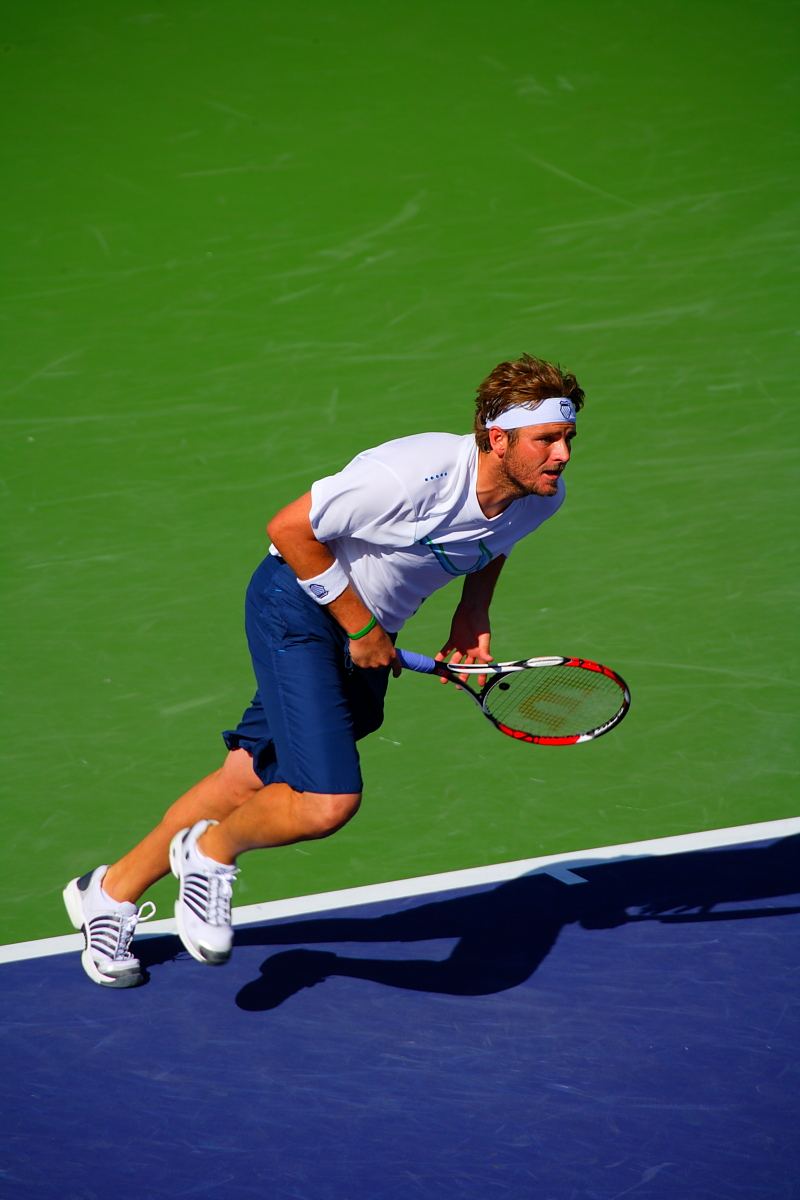
#> input picture freddy/freddy/media/photologue/photos/0D3N0140.JPG, 800 x 1200 px
$ python pilprint.py ../freddy/freddy/media/photologue/photos/0D3N0140.JPG
#> lines starting #> are read from the running program, lines starting #| are printed output that depends on the picture
#!/home/null/freddy/bin/python
#
# The Python Imaging Library.
# $Id$
#
# print image files to postscript printer
#
# History:
# 0.1   1996-04-20 fl   Created
# 0.2   1996-10-04 fl   Use draft mode when converting.
# 0.3   2003-05-06 fl   Fixed a typo or two.
#

from __future__ import print_function

VERSION = "pilprint 0.3/2003-05-05"

from PIL import Image
from PIL import PSDraw

letter = ( 1.0*72, 1.0*72, 7.5*72, 10.0*72 )

def description(file, image):
    import os
    title = os.path.splitext(os.path.split(file)[1])[0]
    format = " (%dx%d "
    if image.format:
        format = " (" + image.format + " %dx%d "
    return title + format % image.size + image.mode + ")"

import getopt, os, sys

if len(sys.argv) == 1:
    print("PIL Print 0.2a1/96-10-04 -- print image files")
    print("Usage: pilprint files...")
    print("Options:")
    print("  -c            colour printer (default is monochrome)")
    print("  -p            print via lpr (default is stdout)")
    print("  -P <printer>  same as -p but use given printer")
    sys.exit(1)

try:
    opt, argv = getopt.getopt(sys.argv[1:], "cdpP:")
except getopt.error as v:
    print(v)
    sys.exit(1)

printer = None # print to stdout
monochrome = 1 # reduce file size for most common case

for o, a in opt:
    if o == "-d":
        # debug: show available drivers
        Image.init()
        print(Image.ID)
        sys.exit(1)
    elif o == "-c":
        # colour printer
        monochrome = 0
    elif o == "-p":
        # default printer channel
        printer = "lpr"
    elif o == "-P":
        # printer channel
        printer = "lpr -P%s" % a

for file in argv:
    try:

        im = Image.open(file)
#> im is the input picture: PIL image 800x1200 RGB; mean R, G, B 65.2, 100.8, 60.1

        title = description(file, im)
#> title = '0D3N0140 (JPEG 800x1200 RGB)'

        if monochrome and im.mode not in ["1", "L"]:
            im.draft("L", im.size)
            im = im.convert("L")
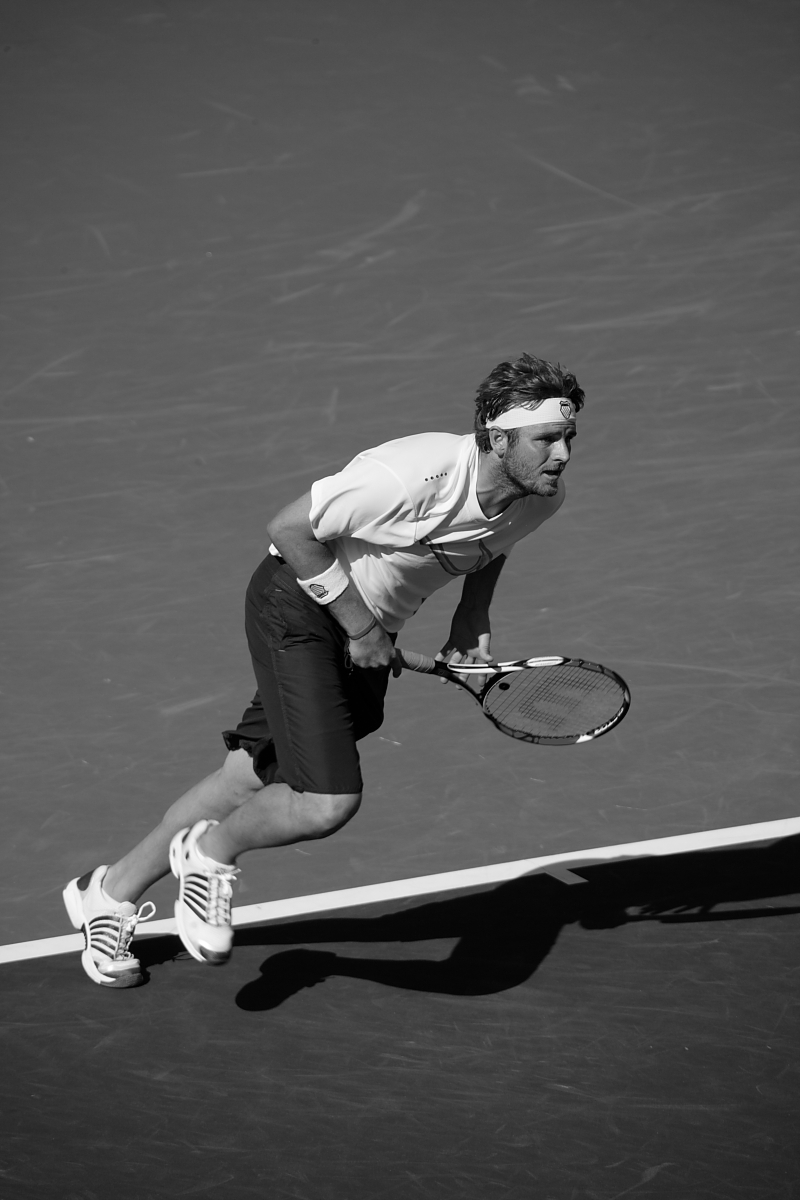
#> im: PIL image 800x1200 L; min 0, max 255, mean 85.5

        if printer:
            fp = os.popen(printer, "w")
        else:
            fp = sys.stdout

        ps = PSDraw.PSDraw(fp)

        ps.begin_document()
        ps.setfont("Helvetica-Narrow-Bold", 18)
        ps.text((letter[0], letter[3]+24), title)
        ps.setfont("Helvetica-Narrow-Bold", 8)
        ps.text((letter[0], letter[1]-30), VERSION)
        ps.image(letter, im)
        ps.end_document()

    except:
        print("cannot print image", end=' ')
        print("(%s:%s)" % (sys.exc_info()[0], sys.exc_info()[1]))

$ run again, on freddy/freddy/media/photologue/photos/0D3N9869.JPG
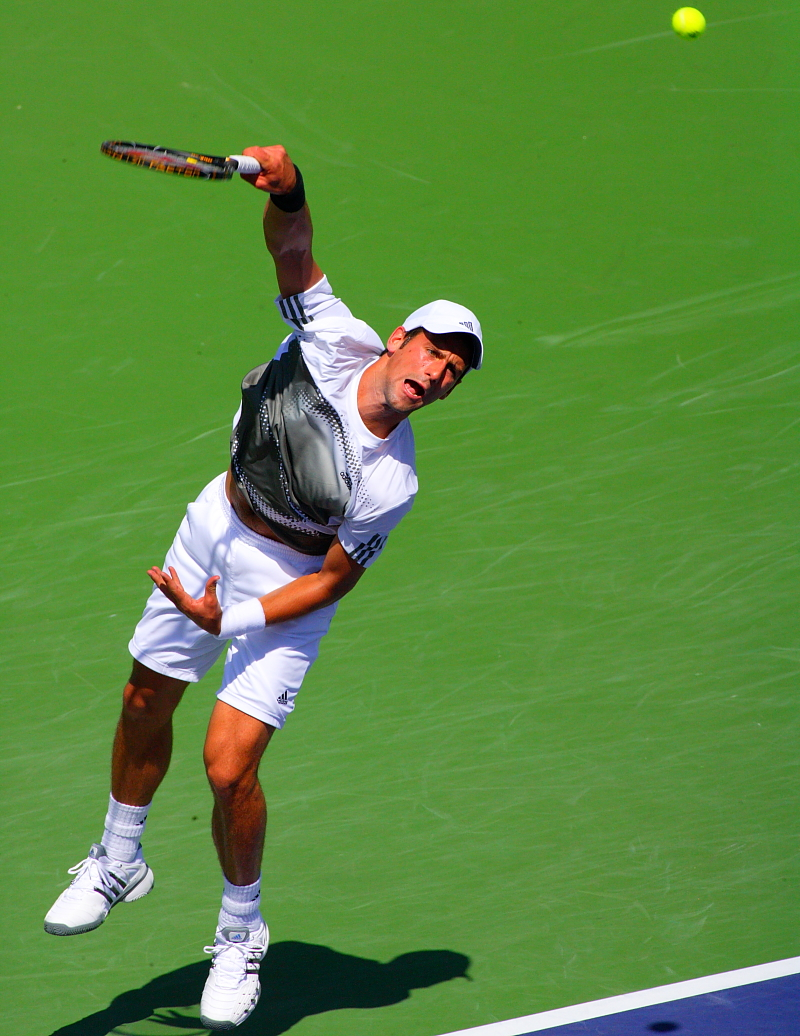
#> input picture freddy/freddy/media/photologue/photos/0D3N9869.JPG, 800 x 1036 px
#> im is the input picture: PIL image 800x1036 RGB; mean R, G, B 91.5, 137.5, 63.6
#> title = '0D3N9869 (JPEG 800x1036 RGB)'
#> `im = im.convert("L")`:
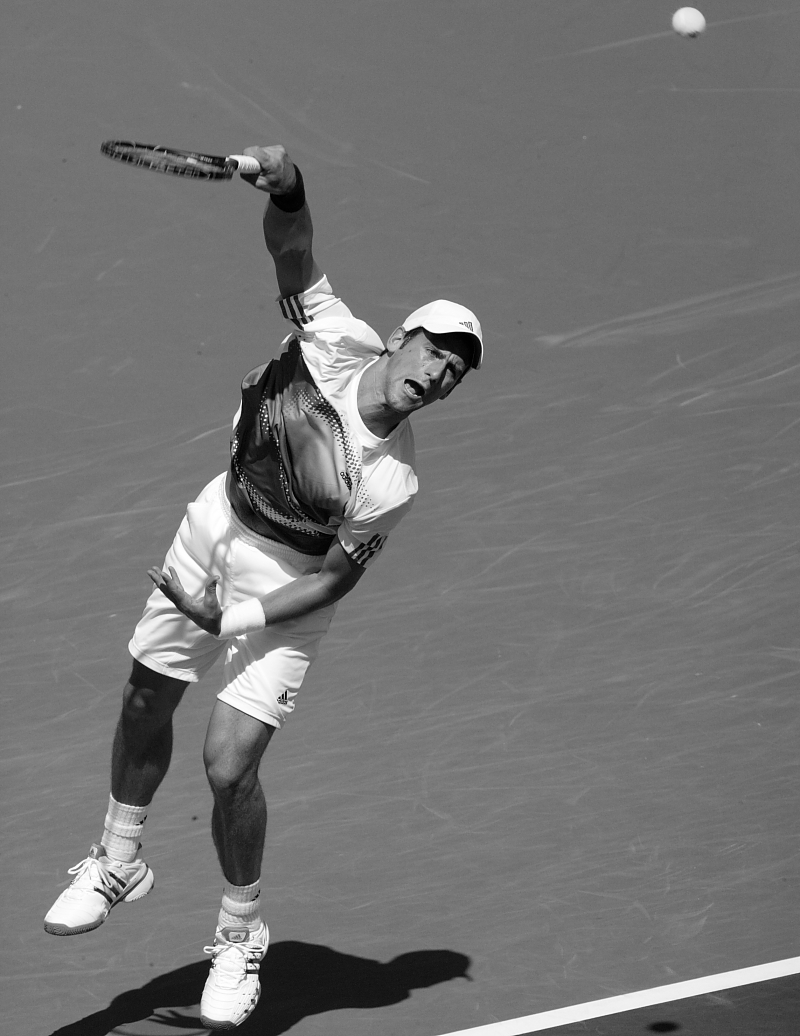
#> im: PIL image 800x1036 L; min 0, max 255, mean 115.3

$ run again, on freddy/freddy/media/photologue/photos/0D3N9956.JPG
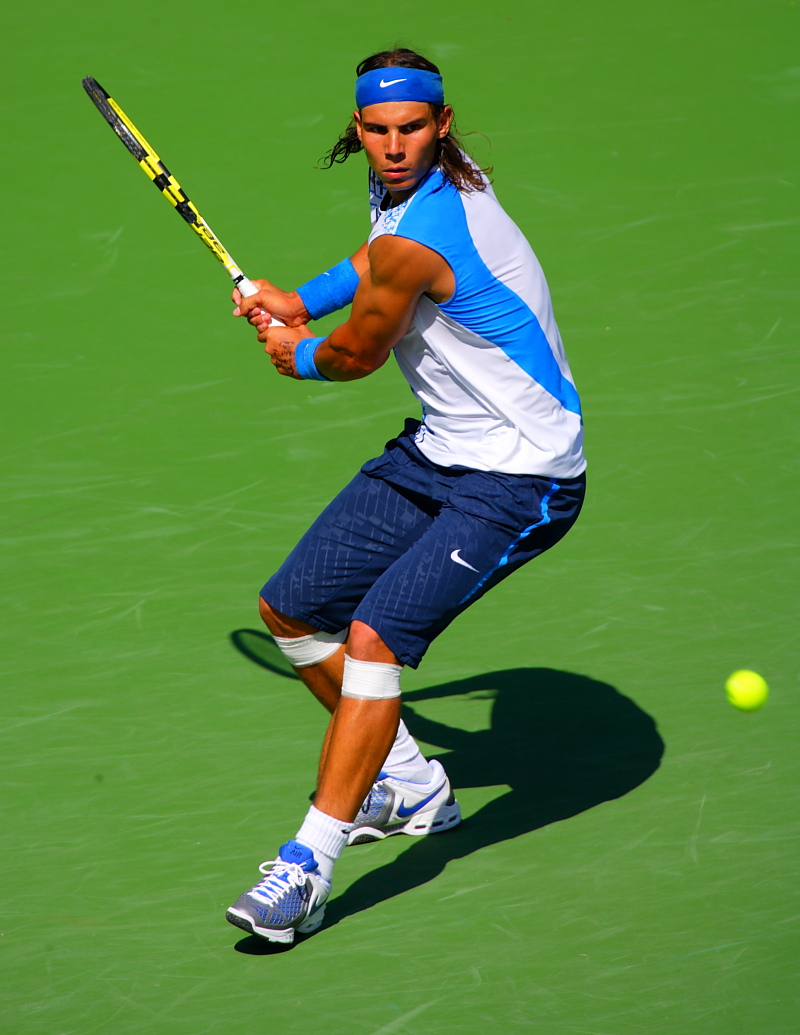
#> input picture freddy/freddy/media/photologue/photos/0D3N9956.JPG, 800 x 1035 px
#> im is the input picture: PIL image 800x1035 RGB; mean R, G, B 88.6, 135, 63.6
#> title = '0D3N9956 (JPEG 800x1035 RGB)'
#> `im = im.convert("L")`:
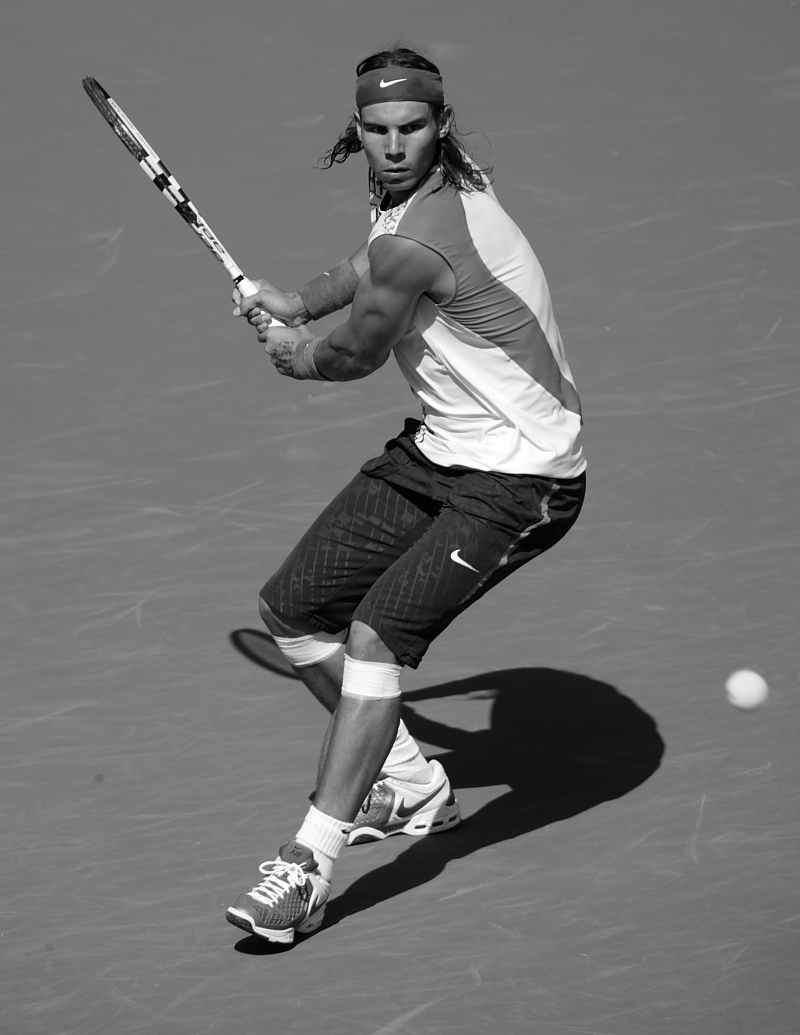
#> im: PIL image 800x1035 L; min 0, max 255, mean 113

$ run again, on freddy/freddy/media/photologue/photos/0D3N9977.JPG
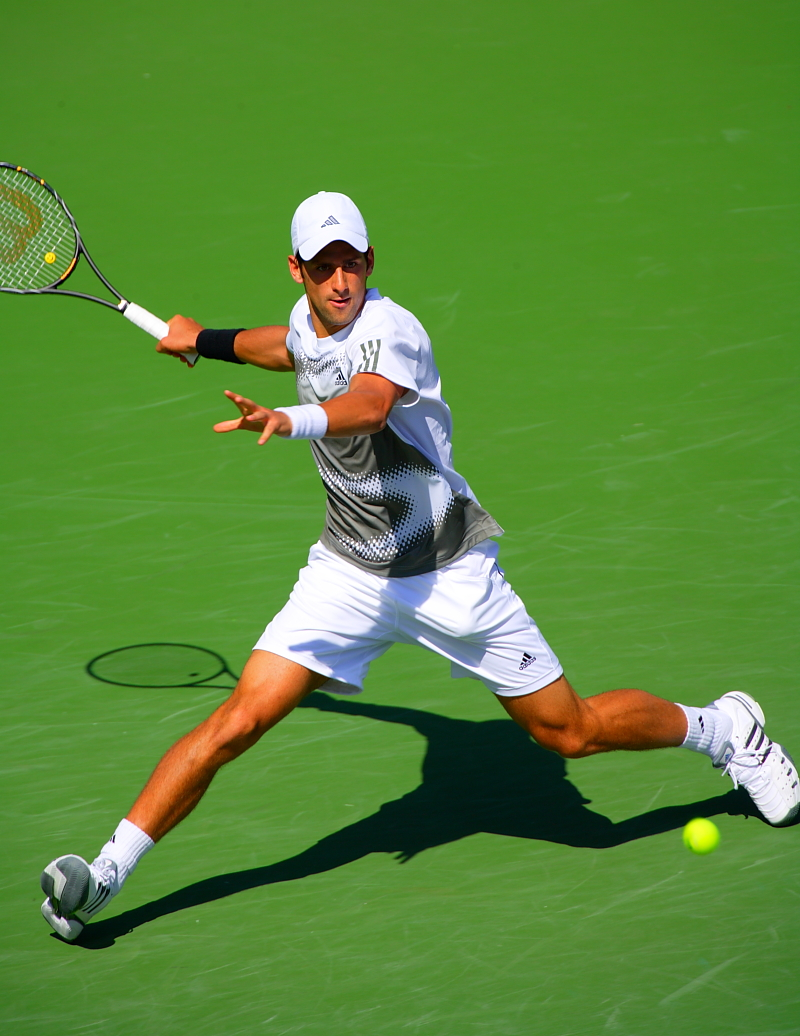
#> input picture freddy/freddy/media/photologue/photos/0D3N9977.JPG, 800 x 1036 px
#> im is the input picture: PIL image 800x1036 RGB; mean R, G, B 89.2, 136.3, 56.8
#> title = '0D3N9977 (JPEG 800x1036 RGB)'
#> `im = im.convert("L")`:
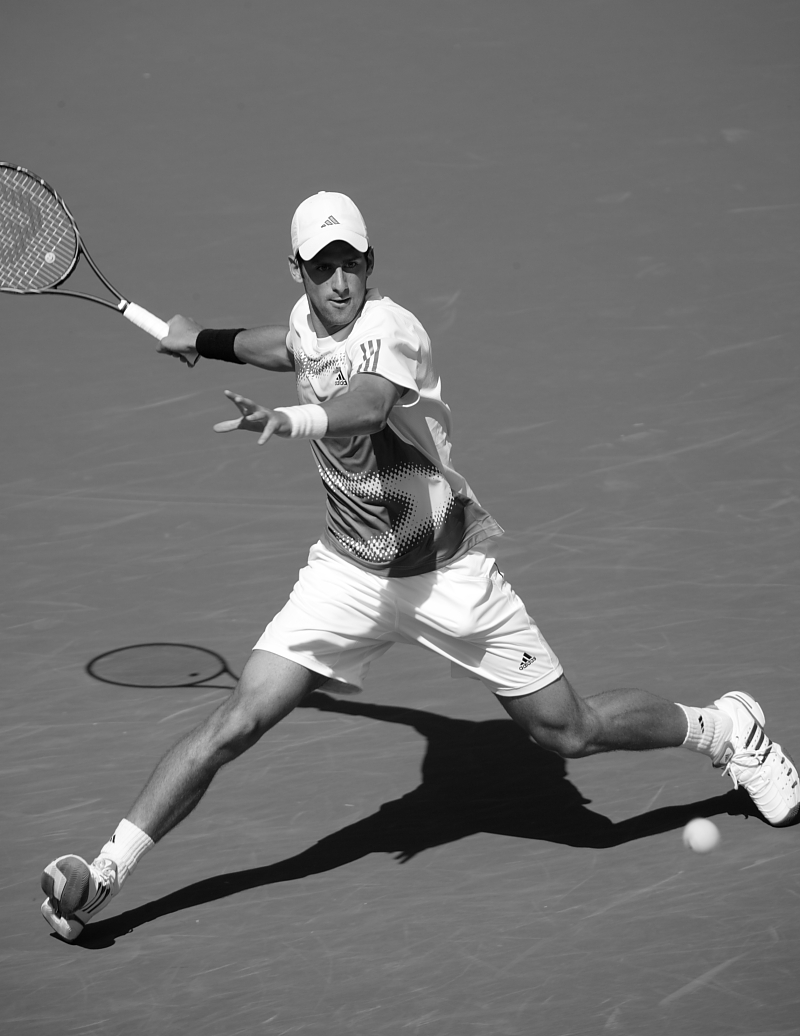
#> im: PIL image 800x1036 L; min 0, max 255, mean 113.1
